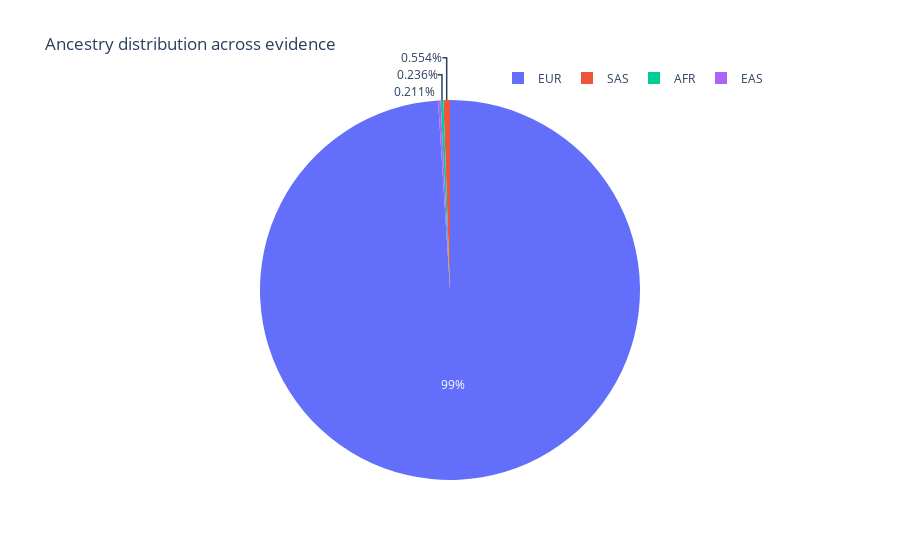

The cell this chart's notebook holds for it:
### Code cell
fig5 = px.pie(
    evd.groupBy('ancestry').count().toPandas(),
    names='ancestry', values='count',
    title='Ancestry distribution across evidence',
    labels={'EUR': 'European'},
)

fig5.update_layout(
    legend=dict(
    orientation="h",
    yanchor="bottom",
    y=1.02,
    xanchor="right",
    x=1
))
py.plot(fig5, filename = 'ancestry_distribution', auto_open=True)
fig5.show()

### Figure 1 — Plotly figure (JSON) as saved in the notebook; plotly's stock layout.template omitted (floating-point values rounded to 4 significant figures)
{"data": [{"domain": {"x": [0, 1], "y": [0, 1]}, "hovertemplate": "ancestry=%{label}<br>count=%{value}<extra></extra>", "labels": ["EUR", "AFR", "EAS", "SAS"], "legendgroup": "", "name": "", "showlegend": true, "type": "pie", "values": [26796, 64, 57, 150]}], "layout": {"legend": {"orientation": "h", "tracegroupgap": 0, "x": 1, "xanchor": "right", "y": 1.02, "yanchor": "bottom"}, "title": {"text": "Ancestry distribution across evidence"}}}
